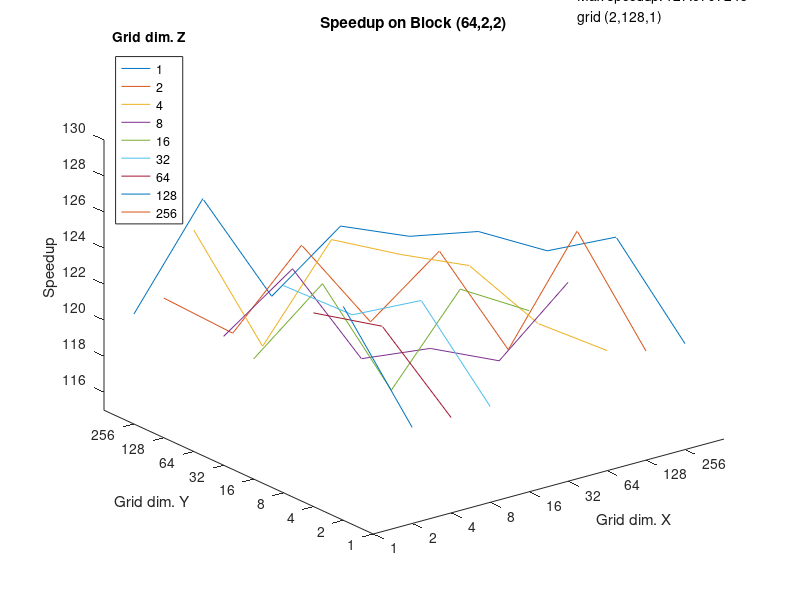

MATLAB code for this plot:
z = [121.1024978 127.6797245 122.4419604 126.5174344 126.1261261 126.5719208 125.6774194  126.6149871 120.8781748];
z1 =[122.7526882 120.9802236 126.0439087 121.964822 126.0720412 120.7741935 127.5387263 121.0503659 ];
z2 =[127.2922944 121.0163652 127.116459 126.4718522 126.0291595 122.9875161 121.6680997 ];
z3 =[122.1554315 126.0832261 121.2692967 122.0171674 121.5081405 126.040326];
z4 =[121.6609589 126.0180026 120.2824134 126.0720412 125.0534416];
z5 =[126.4982877 125.0535332 126.0273973  120.3252033];
z6 =[125.748503 125.1820128 120.2910959];
z7 =[126.8669527897 120.3339041];
z8 =[126.0813704];
x = [0 1 2 3 4 5 6 7 8];
y = [8 7 6 5 4 3 2 1 0];
x2 = [0 1 2 3 4 5 6 7];
y3 = [7 6 5 4 3 2 1 0];

plot3(x,y,z,x(1:8),y(2:9),z1,x(1:7),y(3:9),z2,x(1:6),y(4:9),z3,x(1:5),y(5:9),z4,x(1:4),y(6:9),z5,x(1:3),y(7:9),z6,x(1:2),y(8:9),z7,x(2),y(9),z8);
axis([0, 9, 0, 9, 115, 130], ["Grid dim. X", "Grid dim. Y", "Speedup"]);
xlabel("Grid dim. X");
ylabel("Grid dim. Y");
zlabel("Speedup");
set(gca,'XTick',x)
xticklabels({'1','2','4','8','16','32','64','128','256'});
set(gca,'YTick',y)
yticklabels({'256', '128','64', '32', '16', '8', '4', '2', '1'});
title ("Speedup on Block (64,2,2)");
text(6, 1 ,140,{"Max speedup: 127.6797245","grid (2,128,1)"});
lgd = legend({'1','2','4','8','16','32','64','128','256'},"Location","Northwest");
title(lgd,'Grid dim. Z');
